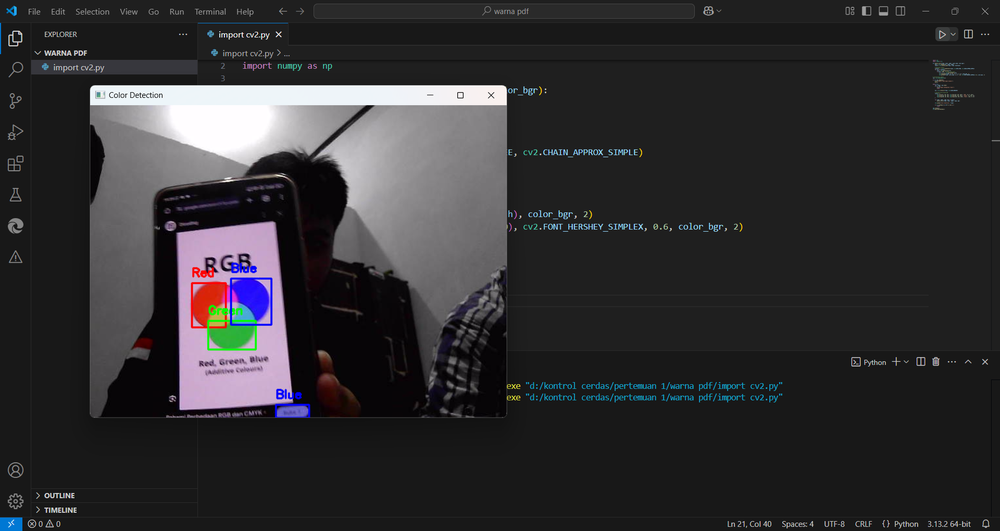
#> input picture 3 warna.png, 1000 x 531 px, shrunk from 1920 x 1020 before the run, given in place of the camera
$ python Assignment.py
#> lines starting #> are read from the running program, lines starting #| are printed output that depends on the picture; after the words box and inside, x2 and y2 are one past the last pixel; in counts of white or black regions, pixels touching at a corner belong together
import cv2
import numpy as np

def detect_color(frame, lower, upper, color_name, color_bgr):
    mask = cv2.inRange(hsv, lower, upper)
    result = cv2.bitwise_and(frame, frame, mask=mask)

    # Menemukan kontur
    contours, _ = cv2.findContours(mask, cv2.RETR_TREE, cv2.CHAIN_APPROX_SIMPLE)
    for cnt in contours:
        area = cv2.contourArea(cnt)
        if area > 500:  # Filter area kecil
            x, y, w, h = cv2.boundingRect(cnt)
            cv2.rectangle(frame, (x, y), (x + w, y + h), color_bgr, 2)
            cv2.putText(frame, color_name, (x, y - 10), cv2.FONT_HERSHEY_SIMPLEX, 0.6, color_bgr, 2)

# Inisialisasi kamera
cap = cv2.VideoCapture(1)

if not cap.isOpened():
    print("Kamera tidak dapat dibuka!")
    exit()

while True:
    ret, frame = cap.read()
#> frame is the input picture: shape (531, 1000, 3); mean B, G, R 49.3, 47.1, 48.2
    if not ret:
        print("Gagal mendapatkan frame!")
        break

    hsv = cv2.cvtColor(frame, cv2.COLOR_BGR2HSV)
#> hsv: shape (531, 1000, 3); mean H, S, V 40, 15.7, 50.8

    # Rentang warna dalam HSV
    colors = [
        (np.array([0, 120, 70]), np.array([10, 255, 255]), "Red", (0, 0, 255)),
        (np.array([36, 50, 70]), np.array([89, 255, 255]), "Green", (0, 255, 0)),
        (np.array([90, 50, 70]), np.array([130, 255, 255]), "Blue", (255, 0, 0))
    ]

    for lower, upper, name, bgr in colors:
        detect_color(frame, lower, upper, name, bgr)
#> this loop made 3 passes
#> pass 1, in detect_color, `mask = cv2.inRange(hsv, lower, upper)`:
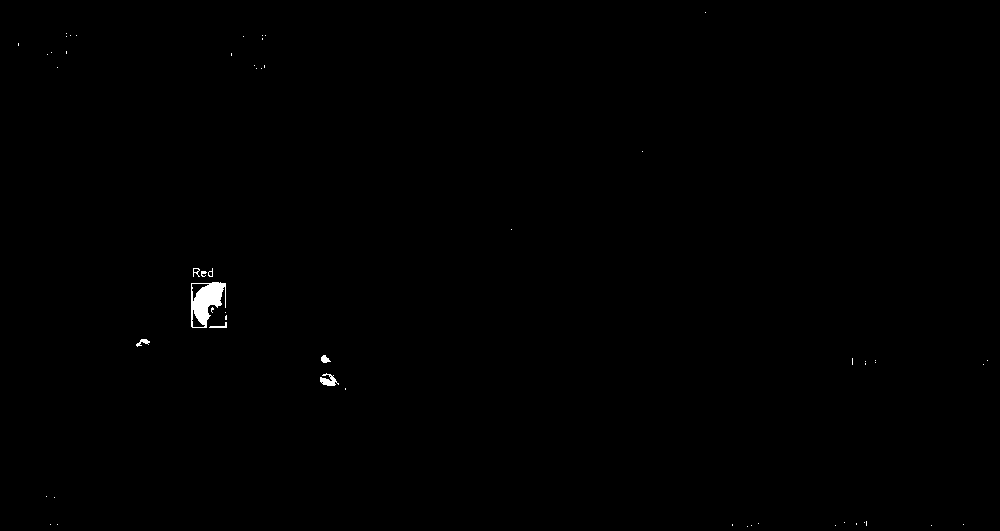
#> mask: shape (531, 1000); 0.26% white; 55 white regions (47 under 20 px), largest, box (x1, y1, x2, y2) and area: (191, 282, 226, 328) 945, (320, 373, 339, 386) 133, (136, 339, 150, 347) 52
#> pass 2, in detect_color (call 2), `mask = cv2.inRange(hsv, lower, upper)`:
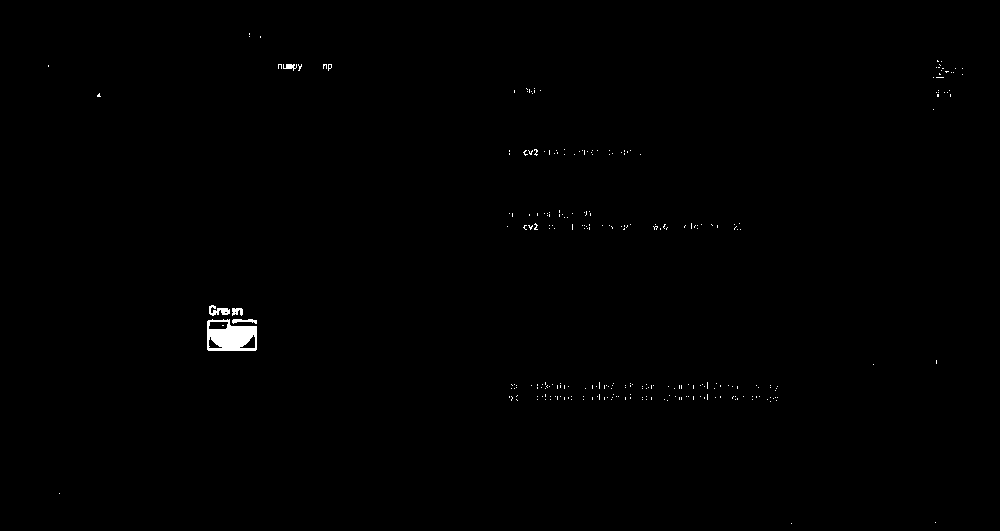
#> mask: shape (531, 1000); 0.39% white; 279 white regions (274 under 20 px), largest, box (x1, y1, x2, y2) and area: (207, 319, 257, 351) 1121, (209, 305, 230, 316) 127, (232, 319, 257, 324) 76, (232, 308, 243, 316) 65, (283, 64, 297, 71) 55
#> after the loop:
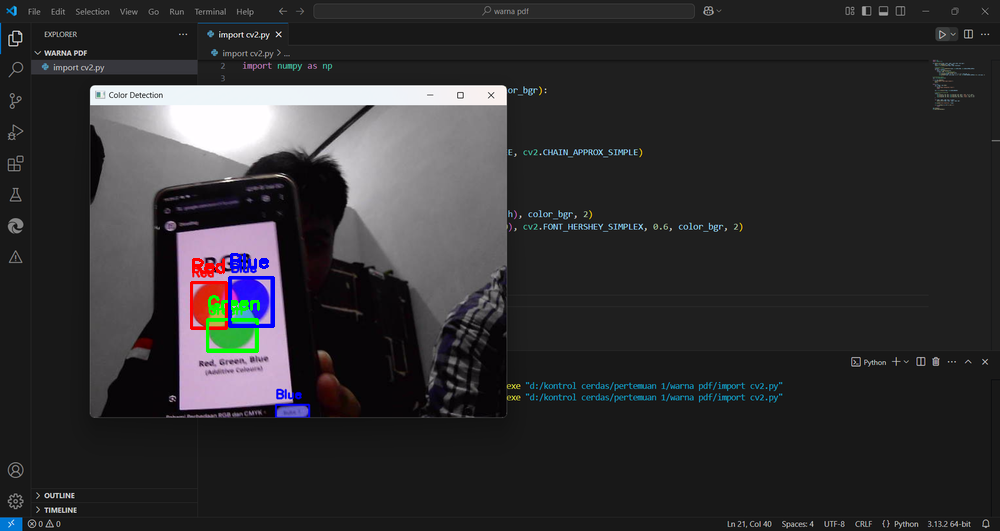
#> frame: shape (531, 1000, 3); 0.44% of pixels changed, all inside (x1, y1, x2, y2) = (190, 253, 275, 353)

    cv2.imshow("Color Detection", frame)

    if cv2.waitKey(1) & 0xFF == ord('q'):
#> (key q is pressed here)
        break

cap.release()
cv2.destroyAllWindows()

$ run again, on pemdeteksi warna merah.png
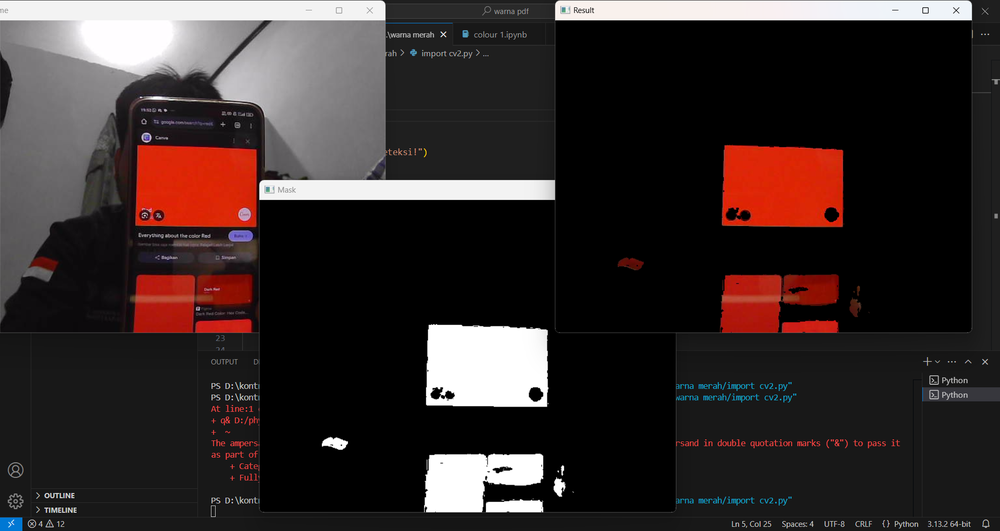
#> input picture pemdeteksi warna merah.png, 1000 x 531 px, shrunk from 1920 x 1020 before the run, given in place of the camera
#> frame is the input picture: shape (531, 1000, 3); mean B, G, R 42.6, 43.4, 53.3
#> hsv: shape (531, 1000, 3); mean H, S, V 26.4, 21.6, 54
#> the loop `for lower, upper, name, bgr in colors:` made 3 passes
#> contours in detect_color on pass 2: 87 contours, all with area under 20
#> pass 1, in detect_color, `mask = cv2.inRange(hsv, lower, upper)`:
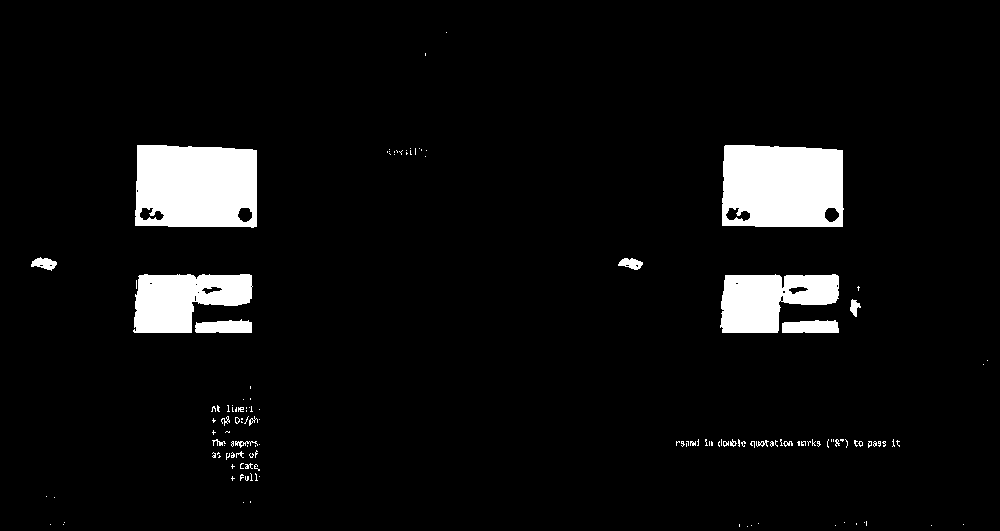
#> mask: shape (531, 1000); 5.9% white; 140 white regions (118 under 20 px), largest, box (x1, y1, x2, y2) and area: (135, 145, 257, 228) 9319, (722, 145, 844, 227) 9259, (133, 274, 253, 333) 4966
#> after the loop `for lower, upper, name, bgr in colors:`:
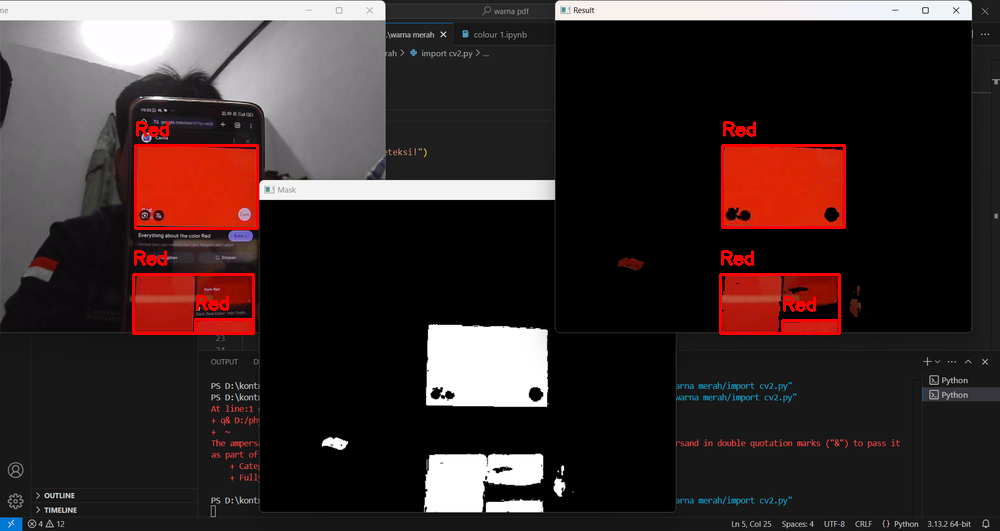
#> frame: shape (531, 1000, 3); 1.29% of pixels changed, all inside (x1, y1, x2, y2) = (132, 121, 846, 335)

$ run again, on rgb.png
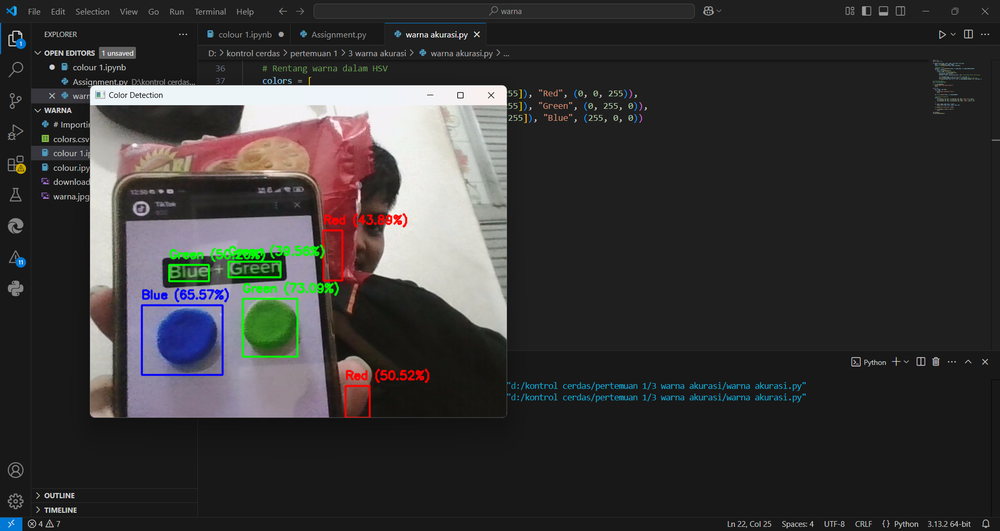
#> input picture rgb.png, 1000 x 531 px, shrunk from 1920 x 1020 before the run, given in place of the camera
#> frame is the input picture: shape (531, 1000, 3); mean B, G, R 54.2, 54.3, 55.5
#> hsv: shape (531, 1000, 3); mean H, S, V 23.3, 18.6, 59.9
#> the loop `for lower, upper, name, bgr in colors:` made 3 passes
#> pass 1, in detect_color, `mask = cv2.inRange(hsv, lower, upper)`:
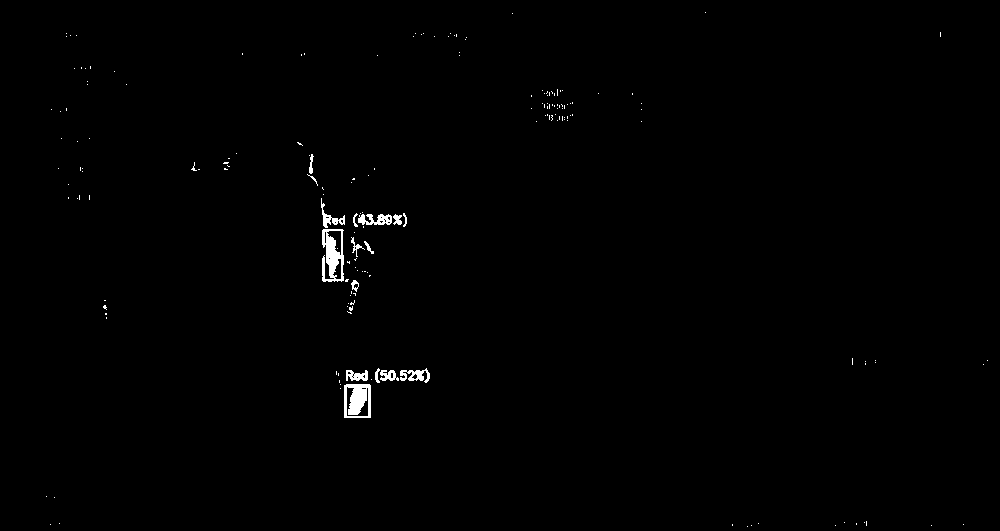
#> mask: shape (531, 1000); 0.6% white; 180 white regions (164 under 20 px), largest, box (x1, y1, x2, y2) and area: (322, 229, 344, 282) 735, (344, 384, 371, 418) 703, (358, 214, 392, 225) 249
#> after the loop `for lower, upper, name, bgr in colors:`:
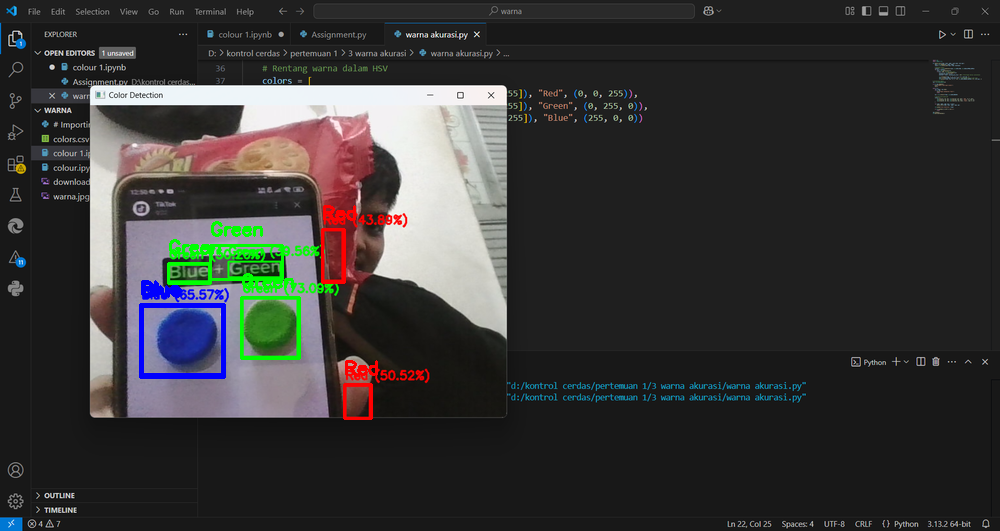
#> frame: shape (531, 1000, 3); 1.08% of pixels changed, all inside (x1, y1, x2, y2) = (139, 205, 378, 420)
